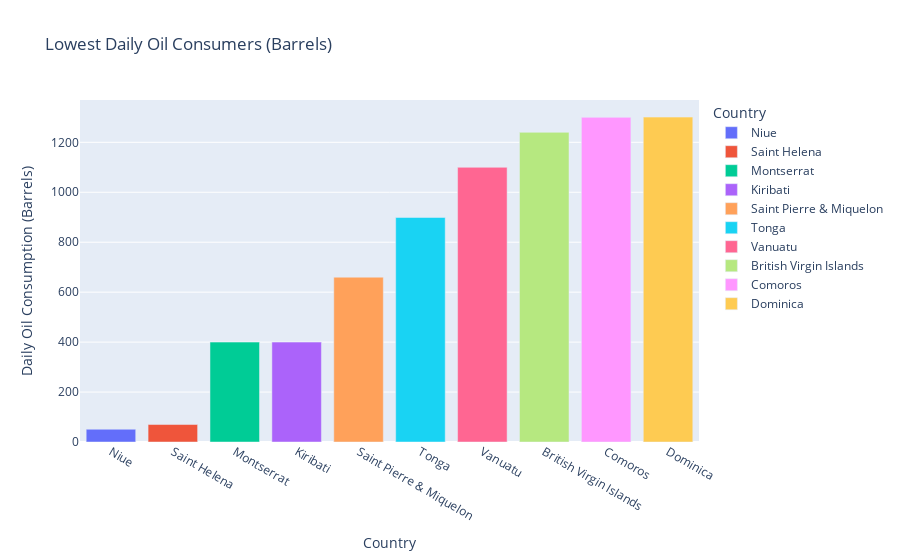

The notebook cell this image was saved under:
### Code cell
fig_low_oil = px.bar(low_oil_consumption, x = 'Country',  y = 'Daily Oil Consumption (Barrels)', title = 'Lowest Daily Oil Consumers (Barrels)', color = 'Country')
fig_low_oil.update_layout(font_size = 12, title_x = 0.45)

fig_low_oil.show()

### Figure 1 — Plotly figure (JSON) as saved in the notebook; plotly's stock layout.template omitted (floating-point values rounded to 4 significant figures)
{"data": [{"alignmentgroup": "True", "hovertemplate": "Country=%{x}<br>Daily Oil Consumption (Barrels)=%{y}<extra></extra>", "legendgroup": "Niue", "marker": {"color": "#636efa", "pattern": {"shape": ""}}, "name": "Niue", "offsetgroup": "Niue", "orientation": "v", "showlegend": true, "textposition": "auto", "type": "bar", "x": ["Niue"], "xaxis": "x", "y": [51], "yaxis": "y"}, {"alignmentgroup": "True", "hovertemplate": "Country=%{x}<br>Daily Oil Consumption (Barrels)=%{y}<extra></extra>", "legendgroup": "Saint Helena", "marker": {"color": "#EF553B", "pattern": {"shape": ""}}, "name": "Saint Helena", "offsetgroup": "Saint Helena", "orientation": "v", "showlegend": true, "textposition": "auto", "type": "bar", "x": ["Saint Helena"], "xaxis": "x", "y": [70], "yaxis": "y"}, {"alignmentgroup": "True", "hovertemplate": "Country=%{x}<br>Daily Oil Consumption (Barrels)=%{y}<extra></extra>", "legendgroup": "Montserrat", "marker": {"color": "#00cc96", "pattern": {"shape": ""}}, "name": "Montserrat", "offsetgroup": "Montserrat", "orientation": "v", "showlegend": true, "textposition": "auto", "type": "bar", "x": ["Montserrat"], "xaxis": "x", "y": [400], "yaxis": "y"}, {"alignmentgroup": "True", "hovertemplate": "Country=%{x}<br>Daily Oil Consumption (Barrels)=%{y}<extra></extra>", "legendgroup": "Kiribati", "marker": {"color": "#ab63fa", "pattern": {"shape": ""}}, "name": "Kiribati", "offsetgroup": "Kiribati", "orientation": "v", "showlegend": true, "textposition": "auto", "type": "bar", "x": ["Kiribati"], "xaxis": "x", "y": [400], "yaxis": "y"}, {"alignmentgroup": "True", "hovertemplate": "Country=%{x}<br>Daily Oil Consumption (Barrels)=%{y}<extra></extra>", "legendgroup": "Saint Pierre & Miquelon", "marker": {"color": "#FFA15A", "pattern": {"shape": ""}}, "name": "Saint Pierre & Miquelon", "offsetgroup": "Saint Pierre & Miquelon", "orientation": "v", "showlegend": true, "textposition": "auto", "type": "bar", "x": ["Saint Pierre & Miquelon"], "xaxis": "x", "y": [660], "yaxis": "y"}, {"alignmentgroup": "True", "hovertemplate": "Country=%{x}<br>Daily Oil Consumption (Barrels)=%{y}<extra></extra>", "legendgroup": "Tonga", "marker": {"color": "#19d3f3", "pattern": {"shape": ""}}, "name": "Tonga", "offsetgroup": "Tonga", "orientation": "v", "showlegend": true, "textposition": "auto", "type": "bar", "x": ["Tonga"], "xaxis": "x", "y": [899], "yaxis": "y"}, {"alignmentgroup": "True", "hovertemplate": "Country=%{x}<br>Daily Oil Consumption (Barrels)=%{y}<extra></extra>", "legendgroup": "Vanuatu", "marker": {"color": "#FF6692", "pattern": {"shape": ""}}, "name": "Vanuatu", "offsetgroup": "Vanuatu", "orientation": "v", "showlegend": true, "textposition": "auto", "type": "bar", "x": ["Vanuatu"], "xaxis": "x", "y": [1100], "yaxis": "y"}, {"alignmentgroup": "True", "hovertemplate": "Country=%{x}<br>Daily Oil Consumption (Barrels)=%{y}<extra></extra>", "legendgroup": "British Virgin Islands", "marker": {"color": "#B6E880", "pattern": {"shape": ""}}, "name": "British Virgin Islands", "offsetgroup": "British Virgin Islands", "orientation": "v", "showlegend": true, "textposition": "auto", "type": "bar", "x": ["British Virgin Islands"], "xaxis": "x", "y": [1240], "yaxis": "y"}, {"alignmentgroup": "True", "hovertemplate": "Country=%{x}<br>Daily Oil Consumption (Barrels)=%{y}<extra></extra>", "legendgroup": "Comoros", "marker": {"color": "#FF97FF", "pattern": {"shape": ""}}, "name": "Comoros", "offsetgroup": "Comoros", "orientation": "v", "showlegend": true, "textposition": "auto", "type": "bar", "x": ["Comoros"], "xaxis": "x", "y": [1300], "yaxis": "y"}, {"alignmentgroup": "True", "hovertemplate": "Country=%{x}<br>Daily Oil Consumption (Barrels)=%{y}<extra></extra>", "legendgroup": "Dominica", "marker": {"color": "#FECB52", "pattern": {"shape": ""}}, "name": "Dominica", "offsetgroup": "Dominica", "orientation": "v", "showlegend": true, "textposition": "auto", "type": "bar", "x": ["Dominica"], "xaxis": "x", "y": [1301], "yaxis": "y"}], "layout": {"barmode": "relative", "font": {"size": 12}, "legend": {"title": {"text": "Country"}, "tracegroupgap": 0}, "title": {"text": "Lowest Daily Oil Consumers (Barrels)"}, "xaxis": {"anchor": "y", "categoryarray": ["Niue", "Saint Helena", "Montserrat", "Kiribati", "Saint Pierre & Miquelon", "Tonga", "Vanuatu", "British Virgin Islands", "Comoros", "Dominica"], "categoryorder": "array", "domain": [0, 1], "title": {"text": "Country"}}, "yaxis": {"anchor": "x", "domain": [0, 1], "title": {"text": "Daily Oil Consumption (Barrels)"}}}}
